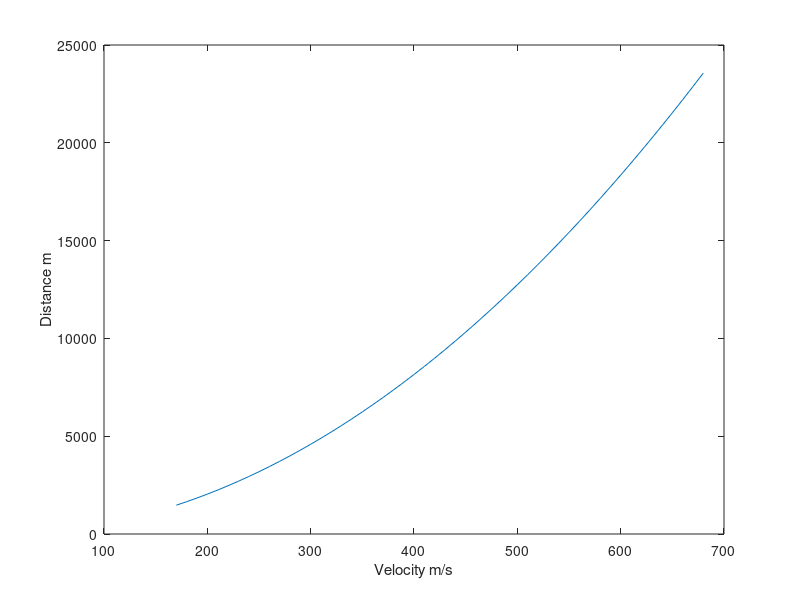
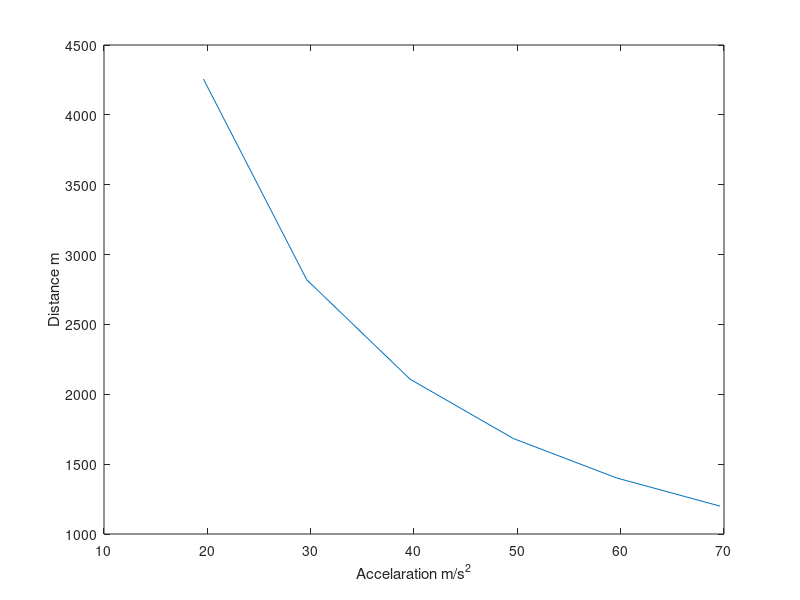

Reproduce these figures in MATLAB, in order.
clc;
clear all;
close all;

fprintf("Sr. Distance(m)")
a = 2 * 9.81;
v = 0.85 * 340;

r = (v * v )/a;
fprintf("\n1. %4.3f",r);

v = 0.85 * 340;

r = (v * v )/a;
fprintf("\n2. %4.3f",r);

v = 0.5 * 340 : 10 : 2*340;
r = (v .* v )./a;
figure(1);
plot(v,r);
xlabel("Velocity m/s");
ylabel("Distance m");

a = 7 * 9.81;
v = 1.5 * 340;
r = (v * v )/a;
fprintf("3. %4.3f",r);

a = 2*9.81 : 10 : 8*9.81;
v = 0.85 * 340;
r = (v * v )./a;
figure(2);
plot(a,r);
xlabel("Accelaration m/s^{2}");
ylabel("Distance m");
